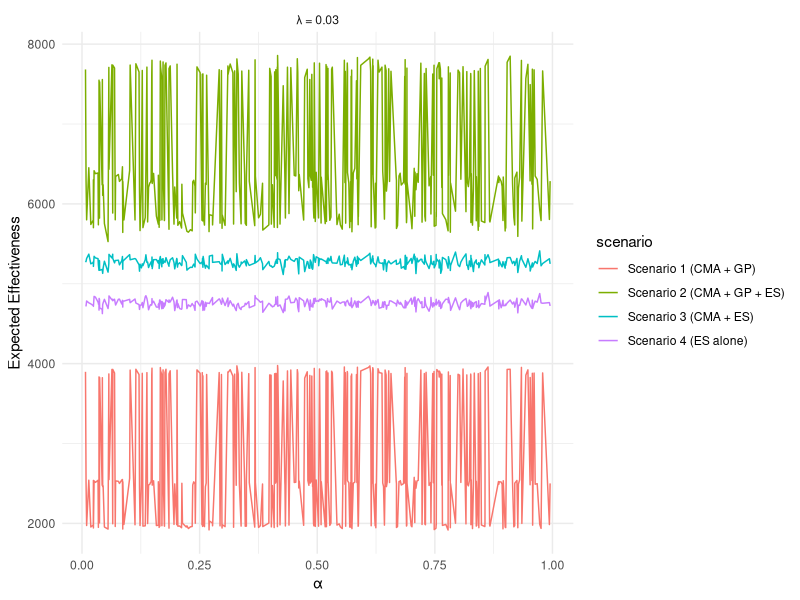
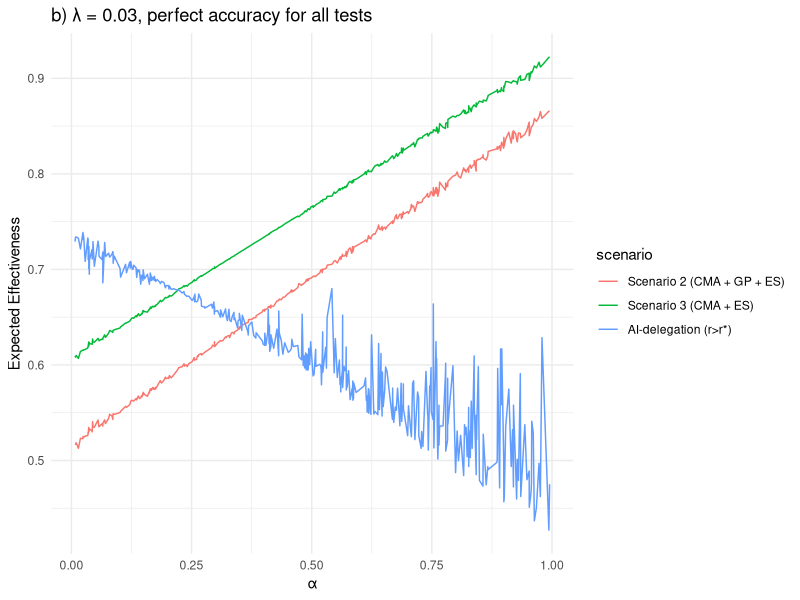
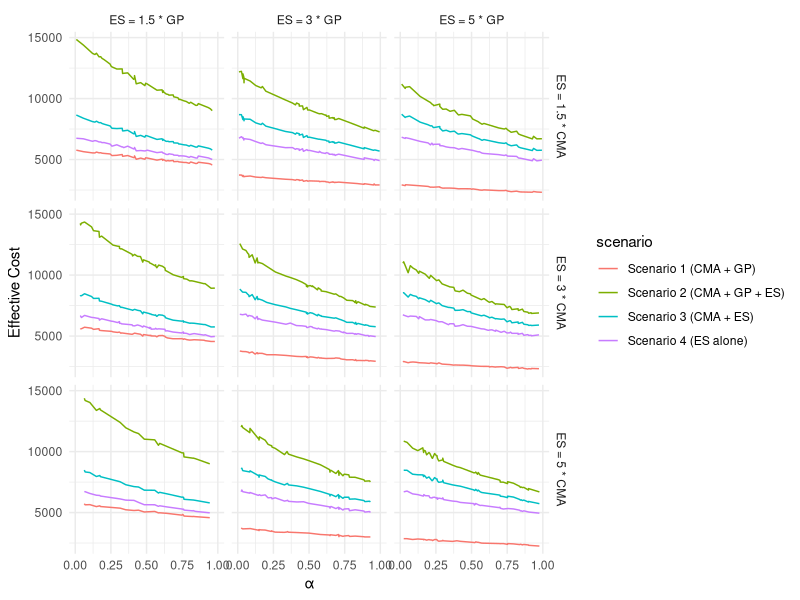
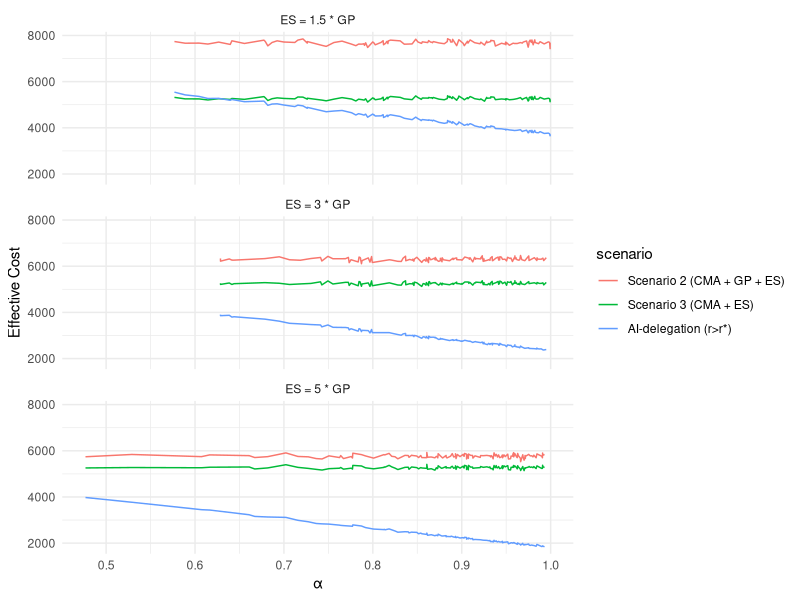

Recreate these plots in R, in order.
## ---- chunk 1
library(tidyverse)
library(ggplot2)
library(dplyr)
library(gridExtra)
library(cowplot)
library(patchwork)
## ---- chunk 2
ppv <- function(se, sp, p){
  value <- (se * p) / (se * p + ((1 - sp) * (1 - p)))
  return(value) 
}

npv <- function(se, sp, p){
  value <- (sp * (1 - p)) / ((1 - se) * p + sp * (1 - p))
  return (value)
}
## ---- chunk 3
set.seed(123)

# Simulate parameters
n <- 400
cma_yield <- rbeta(n, 154,1382) # CMA yield
gp_yield <- rbeta(n, 234, 1871)  # gene-panel yield
wes_yield_1tier <- rbeta(n, 27, 46)  # WES first-tier yield (mean 0.37)
wes_yield_3tier <- rbeta(n, 228, 464) # WES third-tier yield (mean 0.33)
wes_yield_2tier <- 0.35 # The yield of WES as second-tier test is slightly lower than first-tier but higher than third-tier

expert_fee <- 165 # cost at decision node
cost_ratio_gp <- sample(c(1.5, 3, 5), n, replace = TRUE) # 3 levels of cost-difference ratio
cost_ratio_cma <- sample(c(1.5, 3, 5), n, replace = TRUE) 
wes_cost <- rnorm(n, 4589.4, 45) # cost of WES
#cma_cost <- wes_cost / cost_ratio_cma # cost of CMA
cma_cost <- rgamma(n, 2010, 2.44)
gp_cost <- wes_cost / cost_ratio_gp  # gene-panel cost

cma_se <- 0.9068
cma_sp <- 0.9440
gp_se <- 0.8960
gp_sp <- 0.9250
wes_se <- 0.9593
wes_sp <- 0.9933
p <- 0.1665

cma_ppv <- ppv(cma_se, cma_sp, p)
cma_npv <- npv(cma_se, cma_sp, p)
gp_ppv <- ppv(gp_se, gp_sp, p)
gp_npv <- npv(gp_se, gp_sp, p)
wes_ppv <- ppv(wes_se, wes_sp, p)
wes_npv <- npv(wes_se, wes_sp, p)

# cma_ppv <- 1
# cma_npv <- 1
# gp_ppv <- 1
# gp_npv <- 1
# wes_ppv <- 1
# wes_npv <- 1

# AI precision, assume that it follows a beta distribution with mean 0.87 & SD 0.1
mu <- 0.87
sigma <- 0.1
a <- mu * ((mu * (1 - mu) / sigma^2) - 1)
b <- (1 - mu) * ((mu * (1 - mu) / sigma^2) - 1)
ai_precision <- rbeta(n, a, b)

alpha <- runif(n, 0, 1) # The weighting parameter of the utility function
beta <- 1 - alpha
#lambda <- sample(c(0.01, 0.03, 0.05, 0.07), n, replace = TRUE)
lambda <- 0.03

utility <- function(pv, tat){ # pv can be either PPV or NPV
  result <- alpha*(2*pv - 1) + beta*exp(-lambda*tat) 
  return (result)
}

# Effective cost for Scenario 1 (CMA + GP, standard testing)
s1_cost <- cma_cost + expert_fee + (1-cma_yield)*(gp_cost + expert_fee)  #expected cost
s1_eff <- cma_yield*utility(cma_ppv, 6) + (1-cma_yield)*(gp_yield*utility(gp_ppv,14) + (1-gp_yield)*utility(gp_npv,14)) 
s1_eff2 <- cma_yield*utility(cma_ppv, 16) + (1-cma_yield)*(gp_yield*utility(gp_ppv,16) + (1-gp_yield)*utility(gp_npv,16)) 
s1_eff_cost <- s1_cost / s1_eff

# Effective cost for Scenario 2 (CMA + GP + WES)
s2_cost <- cma_cost + expert_fee + (1-cma_yield)*(gp_cost + expert_fee + (1-gp_yield)*(wes_cost + expert_fee))
s2_eff <- cma_yield*utility(cma_ppv,6) + (1-cma_yield)*gp_yield*utility(gp_ppv,14) + (1-cma_yield)*(1-gp_yield)*
          (wes_yield_3tier*utility(wes_ppv,26) + (1-wes_yield_3tier)*utility(wes_npv,26))
s2_eff2 <- cma_yield*utility(cma_ppv,16) + (1-cma_yield)*gp_yield*utility(gp_ppv,16) + (1-cma_yield)*(1-gp_yield)*
          (wes_yield_3tier*utility(wes_ppv,16) + (1-wes_yield_3tier)*utility(wes_npv,16))
s2_eff_cost <- s2_cost / s2_eff

# Effective cost Scenario 3 (CMA + WES) CMA positive, WES pos & neg
s3_cost <- cma_cost + expert_fee + (1-cma_yield)*(wes_cost + expert_fee) 
s3_eff <- cma_yield*utility(cma_ppv,6) + (1-cma_yield)*(wes_yield_2tier*utility(wes_ppv,18) + (1-wes_yield_2tier)*utility(wes_npv,18))
s3_eff2 <- cma_yield*utility(cma_ppv,16) + (1-cma_yield)*(wes_yield_2tier*utility(wes_ppv,16) + (1-wes_yield_2tier)*utility(wes_npv,16))
s3_eff_cost <- s3_cost/s3_eff                 

# Effective cost for Scenario 4 (WES alone)
s4_cost <- wes_cost + expert_fee
s4_eff <- wes_yield_1tier*utility(wes_ppv,12) + (1-wes_yield_1tier)*utility(wes_npv,12)
s4_eff2 <- wes_yield_1tier*utility(wes_ppv,16) + (1-wes_yield_1tier)*utility(wes_npv,16)
s4_eff_cost <- s4_cost/s4_eff

# Effective cost for AI-delegation mode (r > r*)
ai_cost <- cma_cost + expert_fee + (1-cma_yield)*(gp_cost + (1-ai_precision)*wes_cost) #This is only for r > r*

ai_eff <- cma_yield*utility(cma_ppv,6) + (1-cma_yield)*ai_precision*utility(gp_ppv,10) + (1-cma_yield)*(1-ai_precision)*
          (wes_yield_3tier*utility(wes_ppv,18) + (1-wes_yield_3tier)*utility(wes_npv,18))

ai_eff2 <- cma_yield*utility(cma_ppv,16) + (1-cma_yield)*ai_precision*utility(gp_ppv,16) + (1-cma_yield)*(1-ai_precision)*
          (wes_yield_3tier*utility(wes_ppv,16) + (1-wes_yield_3tier)*utility(wes_npv,16))

ai_eff_cost <- ai_cost/ai_eff
## ---- chunk 4
generate_data <- function() {
  
  complete_data <- data.frame(
    scenario = rep(c("Scenario 1 (CMA + GP)", "Scenario 2 (CMA + GP + ES)", "Scenario 3 (CMA + ES)", 
                     "Scenario 4 (ES alone)", "AI-delegation (r>r*)"), each = n),
    expected_cost = c(s1_cost, s2_cost, s3_cost, s4_cost, ai_cost),
    expected_utility = c(s1_eff, s2_eff, s3_eff, s4_eff, ai_eff),
    effective_cost = c(s1_eff_cost, s2_eff_cost, s3_eff_cost, s4_eff_cost, ai_eff_cost),
    cost_ratio_cma = rep(cost_ratio_cma,5),
    cost_ratio_gp = rep(cost_ratio_gp,5),
    ai_performance = rep(ai_precision,5),
    alpha_values = rep(alpha,5),
    lambda_values = rep(lambda,5)
  )
  
  complete_data$scenario <- factor(complete_data$scenario, levels = c("Scenario 1 (CMA + GP)", "Scenario 2 (CMA + GP + ES)", 
                                                         "Scenario 3 (CMA + ES)", "Scenario 4 (ES alone)", "AI-delegation (r>r*)"))
  
  return(complete_data)
}

data <- generate_data()
expert_alone <- data %>% filter(scenario != "AI-delegation (r>r*)")
ai_delegation <- data %>% filter(scenario %in% c("Scenario 2 (CMA + GP + ES)", "Scenario 3 (CMA + ES)", "AI-delegation (r>r*)"))
## ---- chunk 5
lambda_symbol <- "\u03BB"
lambda_labels <- as_labeller(c("0.01" = paste0(lambda_symbol," = 0.01"),
                               "0.03" = paste0(lambda_symbol," = 0.03"),
                               "0.05" = paste0(lambda_symbol," = 0.05"),
                               "0.07" = paste0(lambda_symbol," = 0.07")
                               ))
                             
                             
ggplot(expert_alone, aes(x = alpha_values, y = expected_cost, color = scenario)) +
  geom_line() + 
  facet_wrap(~ lambda_values, labeller = lambda_labels) +
  labs(x = "\u03B1",
       y = "Expected Effectiveness"
       ) +
  theme_minimal()
## ---- chunk 6
ggplot(ai_delegation, aes(x = alpha_values, y = expected_utility, color = scenario)) +
  geom_line() +
  #facet_wrap(~ lambda_values, labeller = lambda_labels) +
  labs(x = "\u03B1", y = "Expected Effectiveness", title = "b) \u03BB = 0.03, perfect accuracy for all tests") +
  theme_minimal()
## ---- chunk 7
# Cost difference labels
cma_labels <- as_labeller(c("1.5" = "ES = 1.5 * CMA",
                               "3" = "ES = 3 * CMA",
                               "5" = "ES = 5 * CMA"))

gp_labels <- as_labeller(c("1.5" = "ES = 1.5 * GP",
                               "3" = "ES = 3 * GP",
                               "5" = "ES = 5 * GP"))

ggplot(expert_alone, aes(x = alpha_values, y = effective_cost, color = scenario)) +
  geom_line() + 
  facet_grid(cost_ratio_cma ~ cost_ratio_gp, labeller = labeller(cost_ratio_cma = cma_labels, cost_ratio_gp = gp_labels)) +
  labs(x = "\u03B1",
       y = "Effective Cost") +
  theme_minimal()
## ---- chunk 8
ggplot(ai_delegation, aes(x = ai_performance, y = expected_cost, color = scenario)) +
  geom_line() + 
  facet_wrap(cost_ratio_gp, labeller = gp_labels, nrow = 3) +
  labs(x = "\u03B1",
       y = "Effective Cost") +
  theme_minimal()
